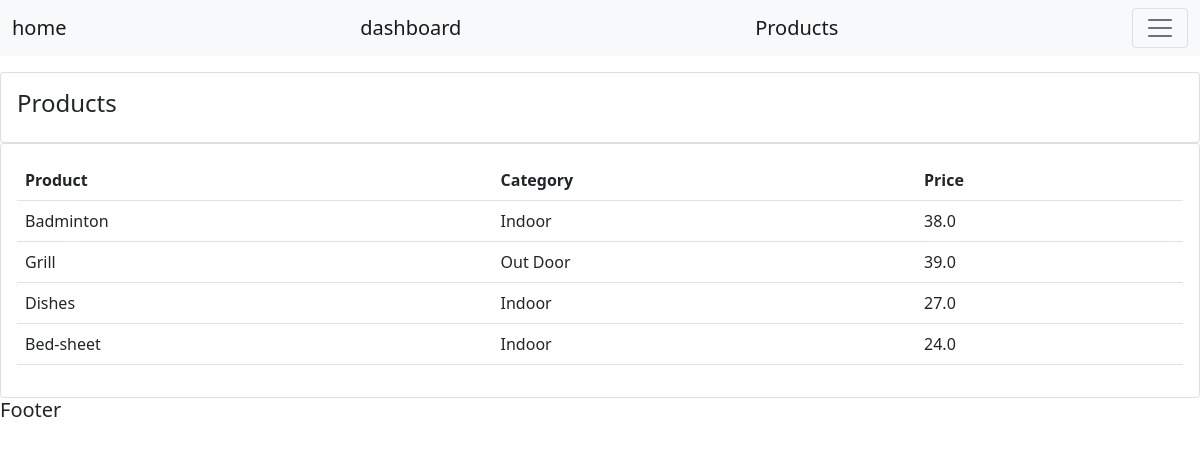
Screenshot of /products/ with the database file from the repository.
### accounts/models.py (models this page shows, shortened)
class Product(models.Model):
    CATEGORY =(
                ('Indoor', 'Indoor'),
                ('Out Door', 'Outdoor'),
                )
    name = models.CharField(max_length=200, null=True)
    price = models.FloatField(null=True)
    category = models.CharField(max_length=200, null=True,  choices=CATEGORY)
    description = models.CharField(max_length=200, null=True, blank=True)
    date_created = models.DateTimeField(auto_now_add=True)
    tags = models.ManyToManyField(Tag)

### accounts/views.py (the view)
# urls.py: path('products/', accounts.views.products, name="products"),
def products(request):
    products = Product.objects.all()
    return render(request, 'accounts/products.html', {'products': products})

### accounts/templates/accounts/products.html
{% extends 'accounts/base.html' %}
{% block content %}
    <br>
<div class="row">
    <div class="col-md">
        <div class="card card-body">
        <h4>Products</h4>
        </div>
        <div class="card card-body">
            <table class="table ">
                <tr>
                    <th>Product</th>
                    <th>Category</th>
                    <th>Price</th>
                </tr>
                {% for i in products %}
                <tr>
                    <td> {{i.name}}</td>
                    <td> {{i.category}}</td>
                    <td> {{i.price}}</td>
                </tr>
                {% endfor %}
            </table>
        </div>
    </div>
</div>
{% endblock content %}

### rows the page displays
Product: name "Badminton", category "Indoor", price "38.0"
Product: name "Grill", category "Out Door", price "39.0"
Product: name "Dishes", category "Indoor", price "27.0"
Product: name "Bed-sheet", category "Indoor", price "24.0"
